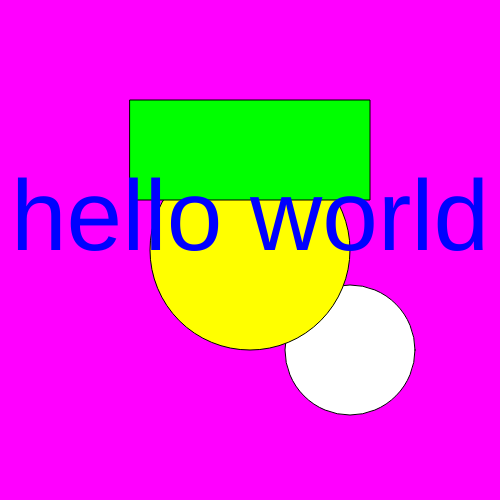
Frame 1 (no input)
Frame 60 (no input): identical to frame 1, image omitted
Frame 120 (the mouse pressed at the canvas centre since frame 60): identical to frame 1, image omitted

The p5.js sketch that drew this single still picture (run headless with seeded random() and noise() and a simulated clock; from frame 60 on, the mouse is pressed at the canvas centre):

// p5.js sketch
// ── sketch.js
/// My First Drawing
/// For more on drawing/basics, review: https://docs.google.com/document/d/1r352w4h9XX7a417j7inq-P-9x2I4cjT0idrGr0o9QXI/edit?tab=t.0#heading=h.4z06biks8g3k

function setup() {
  createCanvas(500, 500);
  // This is a comment - text behind the slashes (//) are ignored
  // background(255,0,255);
}

function draw() {
background(255,0,255);
// sizes of shapes
 let s1 = 130; // white
 let s2 = 200; // yellow
 // below is an array (list of values)
 let s3 = [240, 100];
 console.log(s3);
 
  // white circle
  fill(255,255,255);
  ellipse(350, 350, s1);
  // yellow circle
  fill(255,255,0);
  ellipse(250, 250, s2);
  // green rectangle
  rectMode(CENTER);
  fill(0,255,0);
  rect(250,150, s3[0], s3[1]);
  // adding text
  textSize(100);
  fill(0,0,255);
  textAlign(CENTER);
  // using system variables width and height
  // position of text is relative to canvas size (adaptable)
  let greeting = "hello world";
  text(greeting, width/2, height/2);
}
